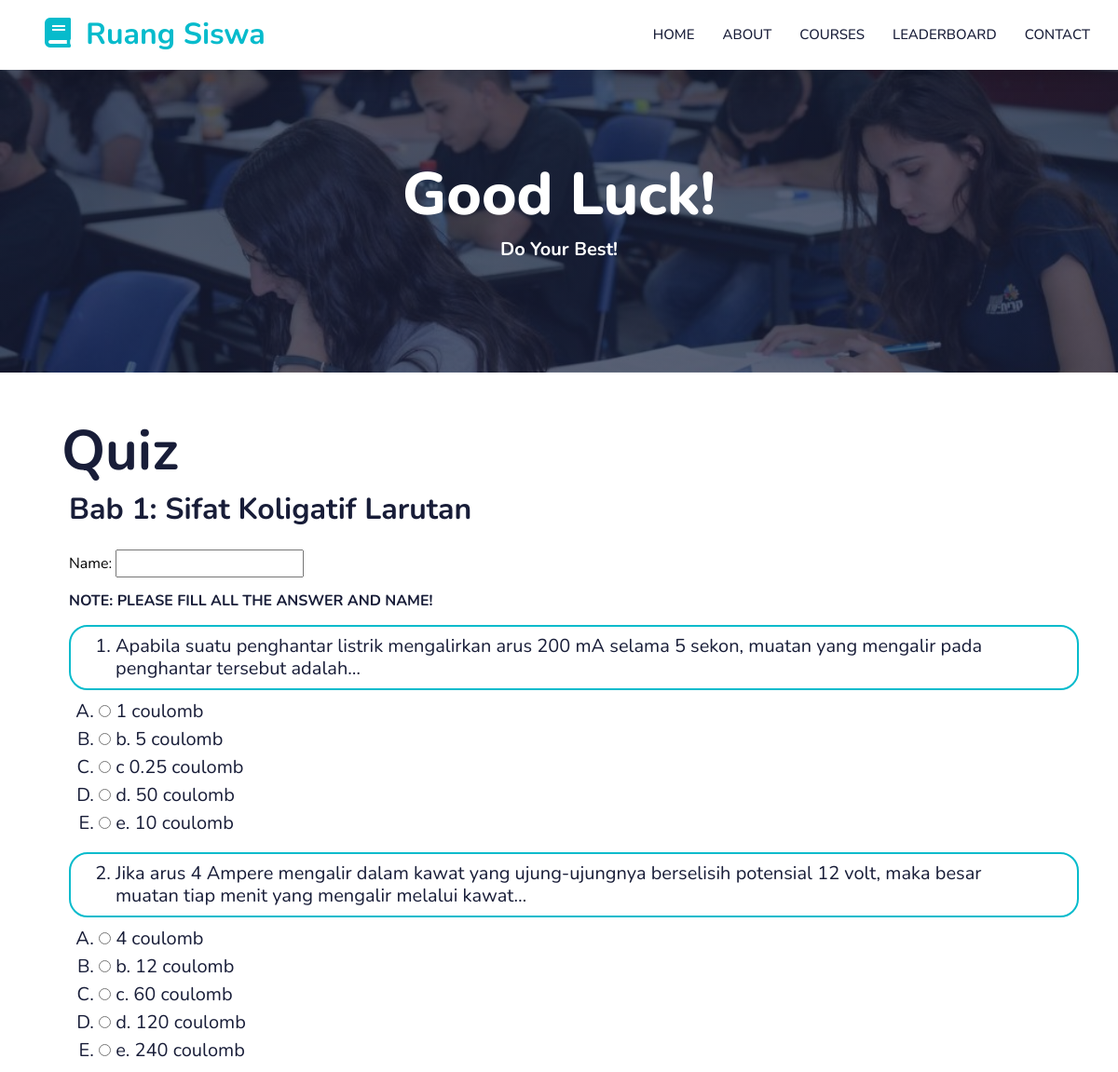
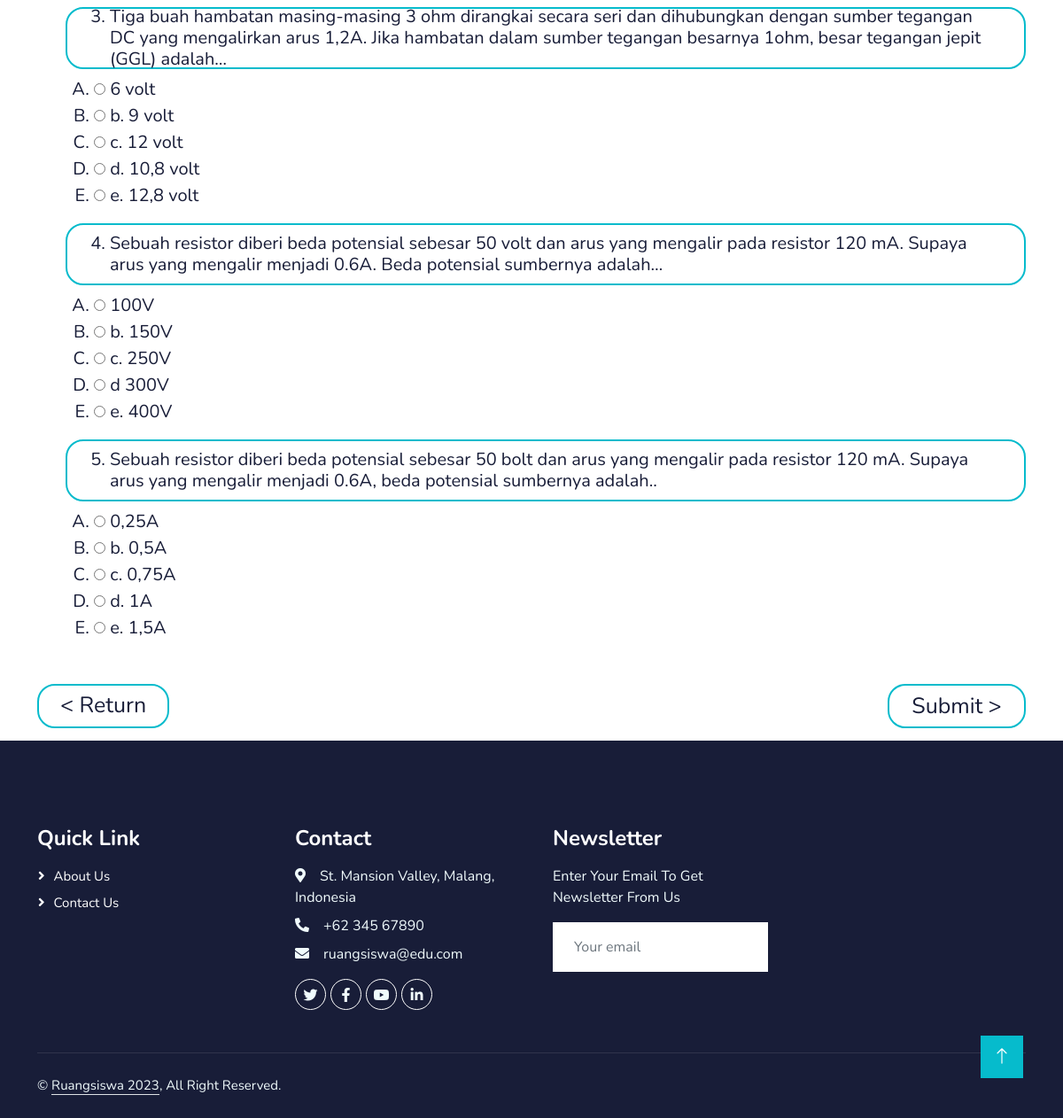
The app's page /Quiz/Quiz.php?cls=12&ch=3&qd=3&crs=3, older data (2 pictures, top to bottom).
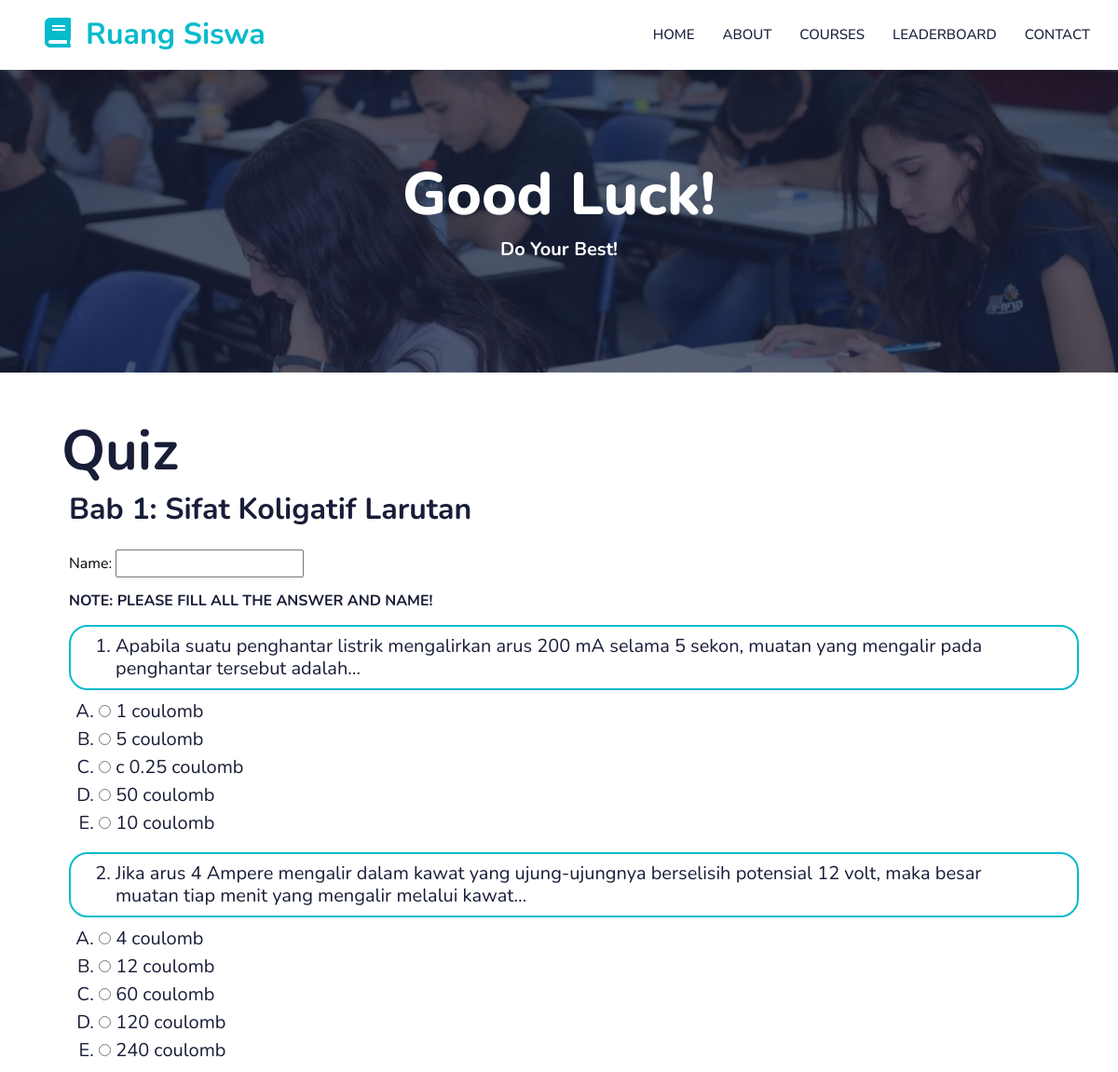
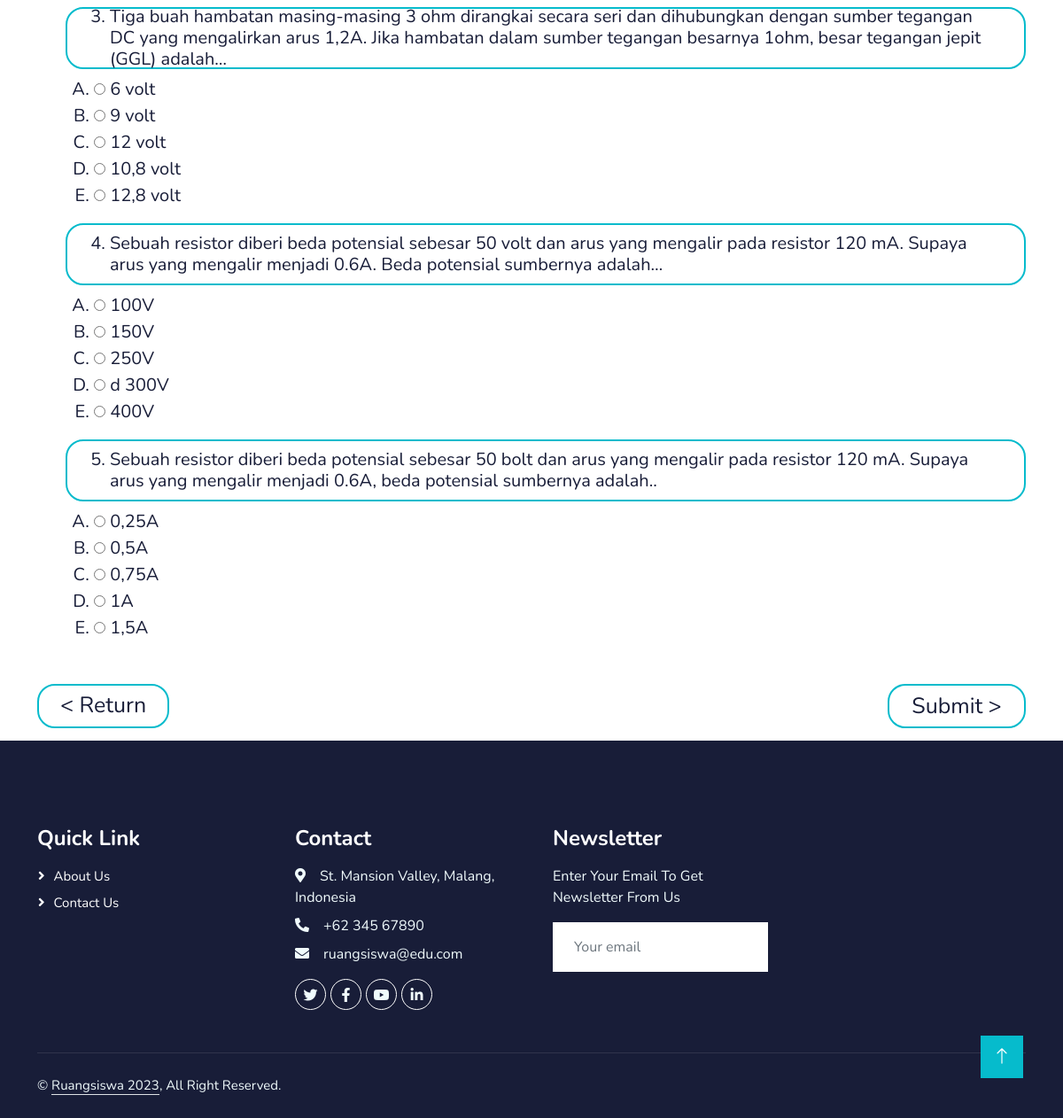
The same page, newer data (2 pictures, top to bottom).
### tables this page shows
CREATE TABLE `chapter` (
  `ChapterID` int(11) NOT NULL,
  `CourseID` int(11) NOT NULL,
  `ChapterName` varchar(100) NOT NULL
);

CREATE TABLE `quizquestion` (
  `QuizQuestionID` int(11) NOT NULL,
  `QuizID` int(11) NOT NULL,
  `Question` mediumtext NOT NULL,
  `CorrectAnswer` int(11) NOT NULL
);

CREATE TABLE `quizanswer` (
  `answerQuizID` int(11) NOT NULL,
  `quizID` int(11) NOT NULL,
  `quizQuestionID` int(11) NOT NULL,
  `AnswerQuiz` varchar(1000) NOT NULL
);

### Quiz/Quiz.php (the view, shortened to what this page needs)
<?php
$class = $_GET['cls'];
$chpt = $_GET['ch'];
$qid = $_GET['qd'];
 require_once 'connection.php';
 $ch = "select * from chapter where chapterID = 2";
 $chapterQ = $conn->query($ch);
 $sql = "SELECT * FROM course
    JOIN chapter ON (course.CourseID = chapter.CourseID)
    JOIN sesi ON (chapter.ChapterID = sesi.ChapterID)
    WHERE chapter.ChapterID = $chpt";
 $ret = $conn->query($sql);
?>
<!DOCTYPE html>
<html lang="en">
<head>
    <link href="https://cdnjs.cloudflare.com/ajax/libs/font-awesome/5.10.0/css/all.min.css" rel="stylesheet">
    <link href="https://cdn.jsdelivr.net/npm/bootstrap-icons@1.4.1/font/bootstrap-icons.css" rel="stylesheet">
    <link href="../lib/animate/animate.min.css" rel="stylesheet">
    <link href="../lib/owlcarousel/assets/owl.carousel.min.css" rel="stylesheet">
    <link href="../css/bootstrap.min.css" rel="stylesheet">
    <link href="../css/style.css" rel="stylesheet">
</head>
<body>
    <nav class="navbar navbar-expand-lg bg-white navbar-light shadow sticky-top p-0">
        <a href="index.php" class="navbar-brand d-flex align-items-center px-4 px-lg-5">
            <h2 class="m-0 text-primary"><i class="fa fa-book me-3"></i>Ruang Siswa</h2>
        </a>
        <div class="collapse navbar-collapse" id="navbarCollapse">
            <div class="navbar-nav ms-auto p-4 p-lg-0">
            <a href="../index.php" class="nav-item nav-link">Home</a>
                <a href="../about.php" class="nav-item nav-link">About</a>
                <a href="../Courses/Courses.php" class="nav-item nav-link">Courses</a>
                <a href="../leaderboards.php" class="nav-item nav-link">Leaderboard</a>
                <a href="../contact.php" class="nav-item nav-link">Contact</a>
            </div>
            </div>
    </nav>
    <div class="container-fluid bg-primary py-5 mb-5 page-header">
        <div class="container py-5">
            <div class="row justify-content-center">
                <div class="col-lg-10 text-center">
                <h1 class="display-3 text-white animated slideInDown">Good Luck!</h1>
                    <nav aria-label="breadcrumb">
                        <ol class="breadcrumb justify-content-center">
                            <h5 class="text-white"> Do Your Best!</h5>
                        </ol>
                    </nav>
                </div>
            </div>
        </div>
    </div>
    <?php
    $chapter = mysqli_fetch_assoc($chapterQ);
    $return = mysqli_fetch_assoc($ret);
    ?>
        <div class="container">
            <h1 class="text-dark upscale-50 px-4">Quiz</h1>
            <h2 class="text-dark px-7"><?php echo $chapter['ChapterName']?></h2>
            <form action="../score.php?cls=<?php echo $class?>&ch=<?php echo $return['ChapterID']?>&crs=<?php echo $return['CourseID']?>" method="post">
            <div class="px-7 py-3 fs">
                <label class="fs" for="Name">Name:</label>
                    <input type="text" name="Name" placeholder="">
            </div>
            <h6 class="px-7"> NOTE: PLEASE FILL ALL THE ANSWER AND NAME!</h6>
            <ol>
            <?php
            for($i = 1 ; $i <= 5 ; $i++){
                require_once 'connection.php';
                $q = "select * from quizquestion where QuizID = $qid AND QuizQuestionID = $i";
                $query = mysqli_query($conn,$q);
                ?>
                <?php
                while($rows = mysqli_fetch_array($query)){
                ?>
                <div class="py-2">
                        <h1 class="btn-lg-crcl px-5"><li class="upscale-20 text-dark"><?php echo $rows["Question"];?></h1>
                            <ol type="A">
                                    <?php
                                    $q = "select * from quizanswer where QuizID = $qid AND quizQuestionID = $i";
                                    $query = mysqli_query($conn,$q);
                                    while($rows = mysqli_fetch_array($query) ){
                                        ?>
                                        <li class="text-dark upscale-20">
                                        <input type="radio" name="quizcheck[<?php echo $rows['quizQuestionID']?>]" value="<?php echo $rows['answerQuizID']?>">
                                        <?php echo $rows['AnswerQuiz']?>
                                        </li>
                                    <?php
                                    }
                                    ?>
                            </ol>
                </div>
                <?php
                }
            }
            ?>
            </ol>
        </div>
        <div class="container">
            <div class="py-4">
                <input type="button" value="< Return" class="btn btn-lg-refin-l upscale-30 px-4 py-1" onclick="history.back()">
                <input type="submit" name="submit" Value="Submit >" class="btn btn-lg-refin-r m-auto d-block" /> <br>
            </div>
        </div>
    <div class="container-fluid bg-dark text-light footer pt-5 mt-6 wow fadeIn" data-wow-delay="0.1s">
        <div class="container py-5">
            <div class="row g-5">
                <div class="col-lg-3 col-md-6">
                    <h4 class="text-white mb-3">Quick Link</h4>
                    <a class="btn btn-link" href="../about.php">About Us</a>
                    <a class="btn btn-link" href="../contact.php">Contact Us</a>
                </div>
                <div class="col-lg-3 col-md-6">
                    <h4 class="text-white mb-3">Contact</h4>
                    <p class="mb-2"><i class="fa fa-map-marker-alt me-3"></i>St. Mansion Valley, Malang, Indonesia</p>
                    <p class="mb-2"><i class="fa fa-phone-alt me-3"></i>+62 345 67890</p>
                    <p class="mb-2"><i class="fa fa-envelope me-3"></i>ruangsiswa@edu.com</p>
                    <div class="d-flex pt-2">
                        <a class="btn btn-outline-light btn-social" href="www.twitter.com"><i class="fab fa-twitter"></i></a>
                        <a class="btn btn-outline-light btn-social" href="www.facebook.com"><i class="fab fa-facebook-f"></i></a>
                        <a class="btn btn-outline-light btn-social" href="www.youtube.com"><i class="fab fa-youtube"></i></a>
                        <a class="btn btn-outline-light btn-social" href="www.linkedin.com"><i class="fab fa-linkedin-in"></i></a>
                    </div>
                </div>
                <div class="col-lg-3 col-md-6">
                    <h4 class="text-white mb-3">Newsletter</h4>
                    <p>Enter Your Email To Get Newsletter From Us</p>
                    <div class="position-relative mx-auto" style="max-width: 400px;">
                        <input class="form-control border-0 w-100 py-3 ps-4 pe-5" type="text" placeholder="Your email">
                    </div>
                </div>
            </div>
        </div>
        <div class="container">
            <div class="copyright">
                <div class="row">
                    <div class="col-md-6 text-center text-md-start mb-3 mb-md-0">
                        &copy; <a class="border-bottom" href="#">Ruangsiswa 2023</a>, All Right Reserved.
                    </div>
                    <div class="col-md-6 text-center text-md-end">
                    </div>
                </div>
            </div>
        </div>
    </div>
    <a href="#" class="btn btn-lg btn-primary btn-lg-square back-to-top"><i class="bi bi-arrow-up"></i></a>
</body>
</html>

### css/style.css (style rules this page uses)
:root { --primary: #06BBCC; --light: #F0FBFC; --white: #FFFFFF; --dark: #181d38; }
.back-to-top { position: fixed; display: none; right: 45px; bottom: 45px; z-index: 99; }
.upscale-50 { font-size: 60px; }
.upscale-30 { font-size: 30px; }
.upscale-20 { font-size: 20px; }
.fs { font-family: 'Nunito', sans-serif; }
.btn { font-family: 'Nunito', sans-serif; font-weight: 600; transition: .5s; }
.btn.btn-primary, .btn.btn-secondary { color: #FFFFFF; }
.btn-lg-square { width: 48px; height: 48px; }
.btn-lg-refin-r { width: 156px; height: 50px; max-width: 100%; }
.btn-lg-crcl { width: 100%; height: 70px; max-width: 100%; }
.btn-square, .btn-sm-square, .btn-lg-square { padding: 0; display: flex; align-items: center; justify-content: center; font-weight: normal; border-radius: 0px; }
.btn-lg-crcl { padding: 0; display: flex; align-items: center; justify-content: left; font-weight: normal; font-size: 25px; border-radius: 20px; border: 2px solid #06BBCC; color:#181d38; }
.btn-lg-refin-r { padding: 0; display: flex; float: right; align-items: center; justify-content: left; font-weight: normal; font-size: 25px; border-radius: 20px; border: 2px solid #06BBCC; color:#181d38; }
.btn-lg-refin-l { padding: 0; display: inline-block; float: left; text-align: right; align-items: center; justify-content: left; font-weight: normal; font-size: 25px; border-radius: 20px; border: 2px solid #06BBCC; color:#181d38; }
.navbar-light .navbar-nav .nav-link { margin-right: 30px; padding: 25px 0; color: #FFFFFF; font-size: 15px; text-transform: uppercase; outline: none; }
.navbar-light .navbar-brand, .navbar-light a.btn { height: 75px; }
.navbar-light .navbar-nav .nav-link { color: var(--dark); font-weight: 500; }
.navbar-light.sticky-top { top: -100px; transition: .5s; }
.page-header { background: linear-gradient(rgba(24, 29, 56, .7), rgba(24, 29, 56, .7)), url(../img/carousel-1.jpg); background-position: center center; background-repeat: no-repeat; background-size: cover; }
.footer .btn.btn-social { margin-right: 5px; width: 35px; height: 35px; display: flex; align-items: center; justify-content: center; color: var(--light); font-weight: normal; border: 1px solid #FFFFFF; border-radius: 35px; transition: .3s; }
.footer .btn.btn-link { display: block; margin-bottom: 5px; padding: 0; text-align: left; color: #FFFFFF; font-size: 15px; font-weight: normal; text-transform: capitalize; transition: .3s; }
.footer .btn.btn-link::before { position: relative; content: "\f105"; font-family: "Font Awesome 5 Free"; font-weight: 900; margin-right: 10px; }
.footer .copyright { padding: 25px 0; font-size: 15px; border-top: 1px solid rgba(256, 256, 256, .1); }
.footer .copyright a { color: var(--light); }

Row changes from the older to the newer data that the page shows:
changed quizanswer: AnswerQuiz "b. 5 coulomb" → "5 coulomb"
changed quizanswer: AnswerQuiz "d. 50 coulomb" → "50 coulomb"
changed quizanswer: AnswerQuiz "e. 10 coulomb" → "10 coulomb"
changed quizanswer: AnswerQuiz "b. 12 coulomb" → "12 coulomb"
changed quizanswer: AnswerQuiz "c. 60 coulomb" → "60 coulomb"
changed quizanswer: AnswerQuiz "d. 120 coulomb" → "120 coulomb"
changed quizanswer: AnswerQuiz "e. 240 coulomb" → "240 coulomb"
changed quizanswer: AnswerQuiz "b. 9 volt" → "9 volt"
changed quizanswer: AnswerQuiz "c. 12 volt" → "12 volt"
changed quizanswer: AnswerQuiz "d. 10,8 volt" → "10,8 volt"
changed quizanswer: AnswerQuiz "e. 12,8 volt" → "12,8 volt"
changed quizanswer (number 17 of 25 on the later page): AnswerQuiz "b. 150V" → "150V"
changed quizanswer (number 18 of 25 on the later page): AnswerQuiz "c. 250V" → "250V"
changed quizanswer (number 20 of 25 on the later page): AnswerQuiz "e. 400V" → "400V"
changed quizanswer (number 22 of 25 on the later page): AnswerQuiz "b. 0,5A" → "0,5A"
changed quizanswer (number 23 of 25 on the later page): AnswerQuiz "c. 0,75A" → "0,75A"
changed quizanswer (number 24 of 25 on the later page): AnswerQuiz "d. 1A" → "1A"
changed quizanswer (number 25 of 25 on the later page): AnswerQuiz "e. 1,5A" → "1,5A"
